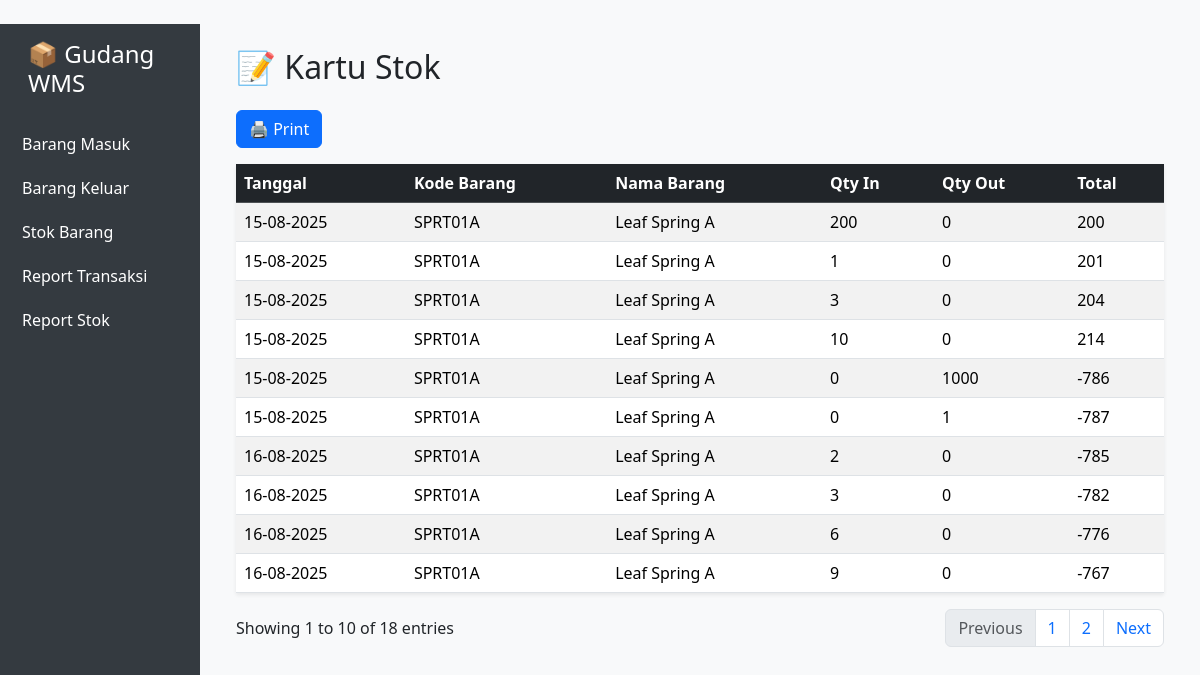
The page /warehouse/stock/1/card/ on the database its author committed.
### warehouse/models.py (models this page shows, shortened)
class Barang(models.Model):
    kode_barang = models.CharField(max_length=20, unique=True)
    nama_barang = models.CharField(max_length=100)
    deskripsi = models.TextField(blank=True, null=True)
    foto = models.ImageField(upload_to='foto_barang/', blank=True, null=True)
    status_barang = models.CharField(max_length=10, choices=STATUS_CHOICES, default='aktif')
    status_pengiriman = models.CharField(max_length=15, choices=DELIVERY_CHOICES, default='delivery')
    qty_total = models.IntegerField(default=0)
    qr_code = models.ImageField(upload_to='qr_codes/', blank=True)

class Transaksi(models.Model):
    IN = 'IN'
    OUT = 'OUT'
    JENIS_CHOICES = [
        (IN, 'Barang Masuk'),
        (OUT, 'Barang Keluar'),
    ]
    item = models.ForeignKey('Barang', on_delete=models.PROTECT, related_name='transactions')
    jenis = models.CharField(max_length=3, choices=JENIS_CHOICES)
    qty = models.PositiveIntegerField()
    status_barang = models.CharField(max_length=10, choices=STATUS_CHOICES, default='aktif')
    created_at = models.DateTimeField(auto_now_add=True)
    created_by = models.ForeignKey(User, on_delete=models.PROTECT)
    class Meta:
        ordering = ['-created_at']

### warehouse/views.py (the view)
# urls.py: path('stock/<int:item_id>/card/', views.kartu_stok, name='kartu_stok'),
def kartu_stok(request, item_id):
    barang = get_object_or_404(Barang, id=item_id)
    transactions = Transaksi.objects.filter(item=barang).order_by("created_at")
    data = []
    total = 0
    for trx in transactions:
        if trx.jenis == "IN":
            qty_in = trx.qty
            qty_out = 0
            total += trx.qty
        else:
            qty_in = 0
            qty_out = trx.qty
            total -= trx.qty
        data.append({
            "tanggal": trx.created_at,
            "item": trx.item,
            "qty_in": qty_in,
            "qty_out": qty_out,
            "total": total,
        })
    paginator = Paginator(data, 10)  # 10 baris per halaman
    page_number = request.GET.get("page")
    page_obj = paginator.get_page(page_number)
    return render(request, "warehouse/kartu_stok.html", {
        "barang": barang,
        "kartu_stok": page_obj,  # pass page_obj ke template
    })

### warehouse/templates/warehouse/kartu_stok.html (shortened to what this page needs)
﻿{% extends "warehouse/base.html" %}
{% block content %}
<h2 class="mb-4">📝 Kartu Stok</h2>
<button onclick="window.print()" class="btn btn-primary mb-3">🖨 Print</button>
<table class="table table-striped shadow-sm">
    <thead class="table-dark">
        <tr>
            <th>Tanggal</th>
            <th>Kode Barang</th>
            <th>Nama Barang</th>
            <th>Qty In</th>
            <th>Qty Out</th>
            <th>Total</th>
        </tr>
    </thead>
    <tbody>
        {% for trx in kartu_stok %}
        <tr>
            <td>{{ trx.tanggal|date:"d-m-Y" }}</td>
            <td>{{ trx.item.kode_barang }}</td>
            <td>{{ trx.item.nama_barang }}</td>
            <td>{{ trx.qty_in }}</td>
            <td>{{ trx.qty_out }}</td>
            <td>{{ trx.total }}</td>
        </tr>
        {% endfor %}
    </tbody>
</table>
<div class="d-flex justify-content-between align-items-center mt-3">
    <div>
        Showing
        {{ kartu_stok.start_index }}
        to
        {{ kartu_stok.end_index }}
        of
        {{ kartu_stok.paginator.count }} entries
    </div>
    <nav>
        <ul class="pagination mb-0">
            {% if kartu_stok.has_previous %}
            <li class="page-item">
                <a class="page-link" href="?page={{ kartu_stok.previous_page_number }}">Previous</a>
            </li>
            {% else %}
            <li class="page-item disabled"><span class="page-link">Previous</span></li>
            {% endif %}
            {% for i in kartu_stok.paginator.page_range %}
            {% if masuk_list.number == i %}
            <li class="page-item active"><span class="page-link">{{ i }}</span></li>
            {% else %}
            <li class="page-item"><a class="page-link" href="?page={{ i }}">{{ i }}</a></li>
            {% endif %}
            {% endfor %}
            {% if kartu_stok.has_next %}
            <li class="page-item">
                <a class="page-link" href="?page={{ kartu_stok.next_page_number }}">Next</a>
            </li>
            {% else %}
            <li class="page-item disabled"><span class="page-link">Next</span></li>
            {% endif %}
        </ul>
    </nav>
</div>
{% endblock %}

### warehouse/templates/warehouse/base.html (style rules this page uses)
body { background-color: #f8f9fa; }
body { padding-bottom: 40px }

### rows shown on the page
Barang: tanggal "15-08-2025", item.kode_barang "SPRT01A", item.nama_barang "Leaf Spring A", qty_in "200", qty_out "0", total "200", qty_in "1", total "201", qty_in "3", total "204", qty_in "10", total "214", qty_in "0", qty_out "1000", total "-786", qty_out "1", total "-787", tanggal "16-08-2025", qty_in "2", total "-785", total "-782", qty_in "6", total "-776", qty_in "9", total "-767"

### other values the page prints
{{ kartu_stok.start_index }} "1"
{{ kartu_stok.end_index }} "10"
{{ kartu_stok.paginator.count }} "18"
{{ i }} "1" "2"
